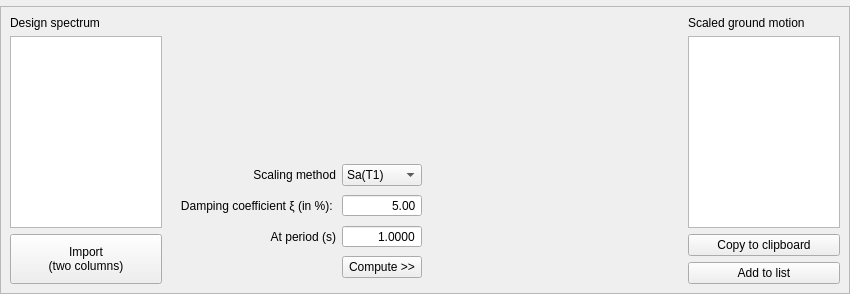
        <widget class="QWidget" name="gmScaling">
         <attribute name="title">
          <string>GM Scaling</string>
         </attribute>
         <layout class="QVBoxLayout" name="verticalLayout_5">
          <property name="spacing">
           <number>0</number>
          </property>
          <property name="leftMargin">
           <number>0</number>
          </property>
          <property name="topMargin">
           <number>6</number>
          </property>
          <property name="rightMargin">
           <number>0</number>
          </property>
          <property name="bottomMargin">
           <number>0</number>
          </property>
          <item>
           <widget class="QFrame" name="frame_20">
            <property name="frameShape">
             <enum>QFrame::StyledPanel</enum>
            </property>
            <property name="frameShadow">
             <enum>QFrame::Raised</enum>
            </property>
            <layout class="QHBoxLayout" name="horizontalLayout_25" stretch="1,3,1">
             <property name="spacing">
              <number>0</number>
             </property>
             <property name="leftMargin">
              <number>0</number>
             </property>
             <property name="topMargin">
              <number>0</number>
             </property>
             <property name="rightMargin">
              <number>0</number>
             </property>
             <property name="bottomMargin">
              <number>0</number>
             </property>
             <item>
              <widget class="QFrame" name="frame_50">
               <property name="frameShape">
                <enum>QFrame::NoFrame</enum>
               </property>
               <property name="frameShadow">
                <enum>QFrame::Raised</enum>
               </property>
               <layout class="QVBoxLayout" name="verticalLayout_29">
                <item>
                 <widget class="QLabel" name="label_26">
                  <property name="text">
                   <string>Design spectrum</string>
                  </property>
                 </widget>
                </item>
                <item>
                 <widget class="QTableView" name="designSpecView"/>
                </item>
                <item>
                 <widget class="QPushButton" name="scalingImportBtn">
                  <property name="minimumSize">
                   <size>
                    <width>0</width>
                    <height>50</height>
                   </size>
                  </property>
                  <property name="toolTip">
                   <string>Requires comma separated values in two columns</string>
                  </property>
                  <property name="text">
                   <string>Import
(two columns)</string>
                  </property>
                  <property name="icon">
                   <iconset resource="Main_icons.qrc">
                    <normaloff>:/allIcons/icons/rules.svg</normaloff>:/allIcons/icons/rules.svg</iconset>
                  </property>
                  <property name="iconSize">
                   <size>
                    <width>32</width>
                    <height>32</height>
                   </size>
                  </property>
                 </widget>
                </item>
               </layout>
              </widget>
             </item>
             <item>
              <widget class="QFrame" name="frame_46">
               <property name="frameShape">
                <enum>QFrame::NoFrame</enum>
               </property>
               <property name="frameShadow">
                <enum>QFrame::Raised</enum>
               </property>
               <layout class="QVBoxLayout" name="verticalLayout_14">
                <property name="leftMargin">
                 <number>0</number>
                </property>
                <property name="topMargin">
                 <number>0</number>
                </property>
                <property name="rightMargin">
                 <number>0</number>
                </property>
                <property name="bottomMargin">
                 <number>0</number>
                </property>
                <item>
                 <widget class="QFrame" name="frame_47">
                  <property name="frameShape">
                   <enum>QFrame::NoFrame</enum>
                  </property>
                  <property name="frameShadow">
                   <enum>QFrame::Raised</enum>
                  </property>
                  <layout class="QHBoxLayout" name="horizontalLayout_27">
                   <property name="leftMargin">
                    <number>0</number>
                   </property>
                   <property name="topMargin">
                    <number>0</number>
                   </property>
                   <property name="rightMargin">
                    <number>0</number>
                   </property>
                   <property name="bottomMargin">
                    <number>0</number>
                   </property>
                   <item>
                    <layout class="QVBoxLayout" name="scalingSpecPlotLayout"/>
                   </item>
                  </layout>
                 </widget>
                </item>
                <item>
                 <widget class="QFrame" name="frame_48">
                  <property name="frameShape">
                   <enum>QFrame::NoFrame</enum>
                  </property>
                  <property name="frameShadow">
                   <enum>QFrame::Raised</enum>
                  </property>
                  <layout class="QGridLayout" name="gridLayout_6">
                   <item row="1" column="1">
                    <widget class="QDoubleSpinBox" name="scalingXiDSpinBox">
                     <property name="alignment">
                      <set>Qt::AlignRight|Qt::AlignTrailing|Qt::AlignVCenter</set>
                     </property>
                     <property name="buttonSymbols">
                      <enum>QAbstractSpinBox::NoButtons</enum>
                     </property>
                     <property name="minimum">
                      <double>0.100000000000000</double>
                     </property>
                     <property name="maximum">
                      <double>100.000000000000000</double>
                     </property>
                     <property name="value">
                      <double>5.000000000000000</double>
                     </property>
                    </widget>
                   </item>
                   <item row="2" column="0">
                    <widget class="QLabel" name="label_29">
                     <property name="text">
                      <string>At period (s)</string>
                     </property>
                     <property name="alignment">
                      <set>Qt::AlignRight|Qt::AlignTrailing|Qt::AlignVCenter</set>
                     </property>
                    </widget>
                   </item>
                   <item row="3" column="1">
                    <widget class="QPushButton" name="scalingComputeBtn">
                     <property name="text">
                      <string>Compute &gt;&gt;</string>
                     </property>
                     <property name="icon">
                      <iconset resource="Main_icons.qrc">
                       <normaloff>:/allIcons/icons/calculator.svg</normaloff>:/allIcons/icons/calculator.svg</iconset>
                     </property>
                     <property name="iconSize">
                      <size>
                       <width>32</width>
                       <height>32</height>
                      </size>
                     </property>
                    </widget>
                   </item>
                   <item row="0" column="1">
                    <widget class="QComboBox" name="scalingMethodcomboBox">
                     <item>
                      <property name="text">
                       <string>Sa(T1)</string>
                      </property>
                     </item>
                    </widget>
                   </item>
                   <item row="2" column="1">
                    <widget class="QDoubleSpinBox" name="scalingPeriodDSpinBox">
                     <property name="alignment">
                      <set>Qt::AlignRight|Qt::AlignTrailing|Qt::AlignVCenter</set>
                     </property>
                     <property name="buttonSymbols">
                      <enum>QAbstractSpinBox::NoButtons</enum>
                     </property>
                     <property name="decimals">
                      <number>4</number>
                     </property>
                     <property name="minimum">
                      <double>0.001000000000000</double>
                     </property>
                     <property name="value">
                      <double>1.000000000000000</double>
                     </property>
                    </widget>
                   </item>
                   <item row="1" column="0">
                    <widget class="QLabel" name="label_28">
                     <property name="text">
                      <string>Damping coefficient ξ (in %): </string>
                     </property>
                     <property name="alignment">
                      <set>Qt::AlignRight|Qt::AlignTrailing|Qt::AlignVCenter</set>
                     </property>
                    </widget>
                   </item>
                   <item row="0" column="0">
                    <widget class="QLabel" name="label_27">
                     <property name="frameShape">
                      <enum>QFrame::NoFrame</enum>
                     </property>
                     <property name="text">
                      <string>Scaling method</string>
                     </property>
                     <property name="alignment">
                      <set>Qt::AlignRight|Qt::AlignTrailing|Qt::AlignVCenter</set>
                     </property>
                    </widget>
                   </item>
                   <item row="0" column="2">
                    <spacer name="horizontalSpacer_11">
                     <property name="orientation">
                      <enum>Qt::Horizontal</enum>
                     </property>
                     <property name="sizeHint" stdset="0">
                      <size>
                       <width>40</width>
                       <height>20</height>
                      </size>
                     </property>
                    </spacer>
                   </item>
                  </layout>
                 </widget>
                </item>
               </layout>
              </widget>
             </item>
             <item>
              <widget class="QFrame" name="frame_49">
               <property name="frameShape">
                <enum>QFrame::NoFrame</enum>
               </property>
               <property name="frameShadow">
                <enum>QFrame::Raised</enum>
               </property>
               <layout class="QVBoxLayout" name="verticalLayout_15">
                <item>
                 <widget class="QLabel" name="label_30">
                  <property name="text">
                   <string>Scaled ground motion</string>
                  </property>
                 </widget>
                </item>
                <item>
                 <widget class="QTableView" name="scaledGMView"/>
                </item>
                <item>
                 <widget class="QPushButton" name="scaledGMCopyToClipboardBtn">
                  <property name="text">
                   <string>Copy to clipboard</string>
                  </property>
                  <property name="icon">
                   <iconset resource="Main_icons.qrc">
                    <normaloff>:/allIcons/icons/data_sheet.svg</normaloff>:/allIcons/icons/data_sheet.svg</iconset>
                  </property>
                  <property name="iconSize">
                   <size>
                    <width>32</width>
                    <height>32</height>
                   </size>
                  </property>
                 </widget>
                </item>
                <item>
                 <widget class="QPushButton" name="scaledGMAddToListBtn">
                  <property name="text">
                   <string>Add to list</string>
                  </property>
                  <property name="icon">
                   <iconset resource="Main_icons.qrc">
                    <normaloff>:/allIcons/icons/add_database.svg</normaloff>:/allIcons/icons/add_database.svg</iconset>
                  </property>
                  <property name="iconSize">
                   <size>
                    <width>32</width>
                    <height>32</height>
                   </size>
                  </property>
                 </widget>
                </item>
               </layout>
              </widget>
             </item>
            </layout>
           </widget>
          </item>
         </layout>
        </widget>
